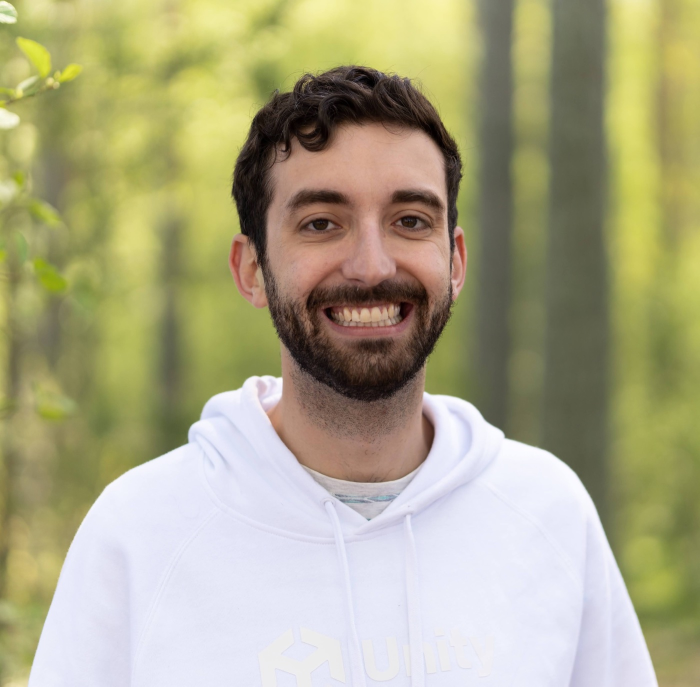
#> input picture picture.jpg, 1400 x 1373 px (shown at 1/2 size)
$ python generate-pixel-portrait.py
#> lines starting #> are read from the running program, lines starting #| are printed output that depends on the picture
#!/usr/bin/env -S uv run --quiet --script
# /// script
# requires-python = ">=3.11"
# dependencies = ["pillow>=10.4"]
# ///
"""Derive the retro pixel-art portrait from the full-resolution photo.

Run locally when the source photo changes; the generated PNG is committed so
CI never needs Python:

    uv run scripts/generate-pixel-portrait.py

Source : picture.jpg (repo root)
Output : website/template/profile-pixel.png
"""

from __future__ import annotations

import sys
from pathlib import Path

from PIL import Image, ImageEnhance

ROOT = Path(__file__).resolve().parent.parent
SOURCE = ROOT / "picture.jpg"
OUTPUT = ROOT / "website" / "template" / "profile-pixel.png"

TARGET_WIDTH = 132
ASPECT = (4, 3)
PALETTE_SIZE = 20

# Horizontal/vertical centre of the subject's face as a fraction of the source,
# and the fraction of source height the crop should span.
FACE_CENTRE = (0.50, 0.42)
CROP_HEIGHT = 0.74

CONTRAST = 1.2
SATURATION = 1.18

# Luma-indexed grade ramp: deep navy shadows through steel and slate blue to
# pale ice highlights. Built from DESIGN.md's azure accent ramp so the portrait
# carries the same colour story as the phosphor around it — which is what lets
# the CSS overlays on top of it stay almost transparent.
# Re-run this script whenever that ramp moves; the grade is baked into the PNG.
RAMP_STOPS: list[tuple[float, tuple[int, int, int]]] = [
    (0.00, (0x0C, 0x12, 0x20)),
    (0.16, (0x1C, 0x2A, 0x44)),
    (0.32, (0x33, 0x4C, 0x70)),
    (0.46, (0x4F, 0x74, 0x9C)),
    (0.58, (0x74, 0x97, 0xB8)),
    (0.70, (0x9C, 0xBC, 0xD6)),
    (0.84, (0xC6, 0xDD, 0xEF)),
    (1.00, (0xED, 0xF6, 0xFF)),
]
RAMP_STRENGTH = 0.72


def build_ramp() -> list[tuple[int, int, int]]:
    ramp: list[tuple[int, int, int]] = []
    for index in range(256):
        position = index / 255
        lower, upper = RAMP_STOPS[0], RAMP_STOPS[-1]
        for current, following in zip(RAMP_STOPS, RAMP_STOPS[1:]):
            if current[0] <= position <= following[0]:
                lower, upper = current, following
                break
        span = upper[0] - lower[0]
        t = 0.0 if span == 0 else (position - lower[0]) / span
        ramp.append(tuple(round(lower[1][c] + (upper[1][c] - lower[1][c]) * t) for c in range(3)))
    return ramp


def crop_to_subject(image: Image.Image) -> Image.Image:
    width, height = image.size
#> width = 1400; height = 1373
    crop_height = height * CROP_HEIGHT
#> crop_height = 1016
    crop_width = crop_height * ASPECT[0] / ASPECT[1]
#> crop_width = 1354.7

    if crop_width > width:
        crop_width = float(width)
        crop_height = crop_width * ASPECT[1] / ASPECT[0]

    left = min(max(width * FACE_CENTRE[0] - crop_width / 2, 0), width - crop_width)
#> left = 22.65
    top = min(max(height * FACE_CENTRE[1] - crop_height / 2, 0), height - crop_height)
#> top = 68.65
    return image.crop((round(left), round(top), round(left + crop_width), round(top + crop_height)))
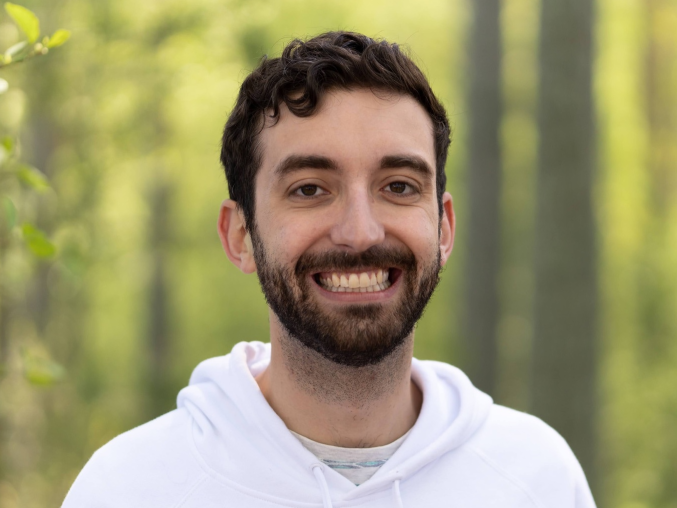
#> returned value: PIL image 1354x1016 RGB (shown at 1/2 size); mean R, G, B 155.6, 149.7, 109.9


def apply_ramp(image: Image.Image, ramp: list[tuple[int, int, int]]) -> Image.Image:
    luma = image.convert("L")
    pixels = image.load()
    luma_pixels = luma.load()
    width, height = image.size

    for y in range(height):
        for x in range(width):
            source = pixels[x, y]
            target = ramp[luma_pixels[x, y]]
            pixels[x, y] = tuple(
                round(source[c] + (target[c] - source[c]) * RAMP_STRENGTH) for c in range(3)
            )
    return image


def main() -> int:
    if not SOURCE.exists():
        print(f"Source photo not found: {SOURCE}", file=sys.stderr)
        return 1

    image = crop_to_subject(Image.open(SOURCE).convert("RGB"))

    target_height = round(TARGET_WIDTH * ASPECT[1] / ASPECT[0])
    # BOX averages every source pixel in a cell, which is what gives clean flat
    # blocks; LANCZOS would ring and smear the edges at this reduction factor.
    image = image.resize((TARGET_WIDTH, target_height), Image.Resampling.BOX)
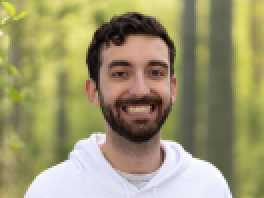
#> image: PIL image 132x99 RGB (shown 2 times larger); mean R, G, B 155.6, 149.7, 109.8

    image = ImageEnhance.Contrast(image).enhance(CONTRAST)
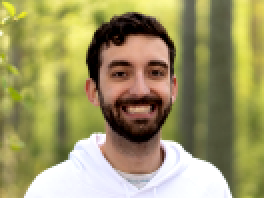
#> image: PIL image 132x99 RGB (shown 2 times larger); mean R, G, B 156.8, 149.8, 100.8
    image = apply_ramp(image, build_ramp())
#> in apply_ramp, `luma = image.convert("L")`:
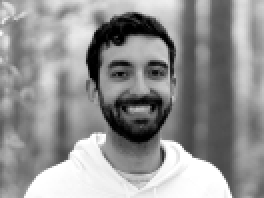
#> luma: PIL image 132x99 L (shown 2 times larger); min 0, max 255, mean 146.3
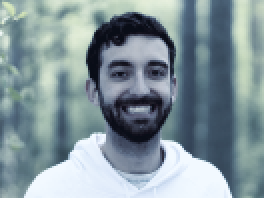
#> image: PIL image 132x99 RGB (shown 2 times larger); mean R, G, B 130.9, 148.5, 155
    image = ImageEnhance.Color(image).enhance(SATURATION)

    image = image.quantize(colors=PALETTE_SIZE, method=Image.Quantize.MEDIANCUT, dither=Image.Dither.NONE)
#> image: PIL image 132x99 P

    OUTPUT.parent.mkdir(parents=True, exist_ok=True)
    image.convert("P").save(OUTPUT, optimize=True)

    print(f"Wrote {OUTPUT.relative_to(ROOT)} ({TARGET_WIDTH}x{target_height}, {PALETTE_SIZE} colours)")
    return 0


if __name__ == "__main__":
    raise SystemExit(main())
#> (the program exits here)
